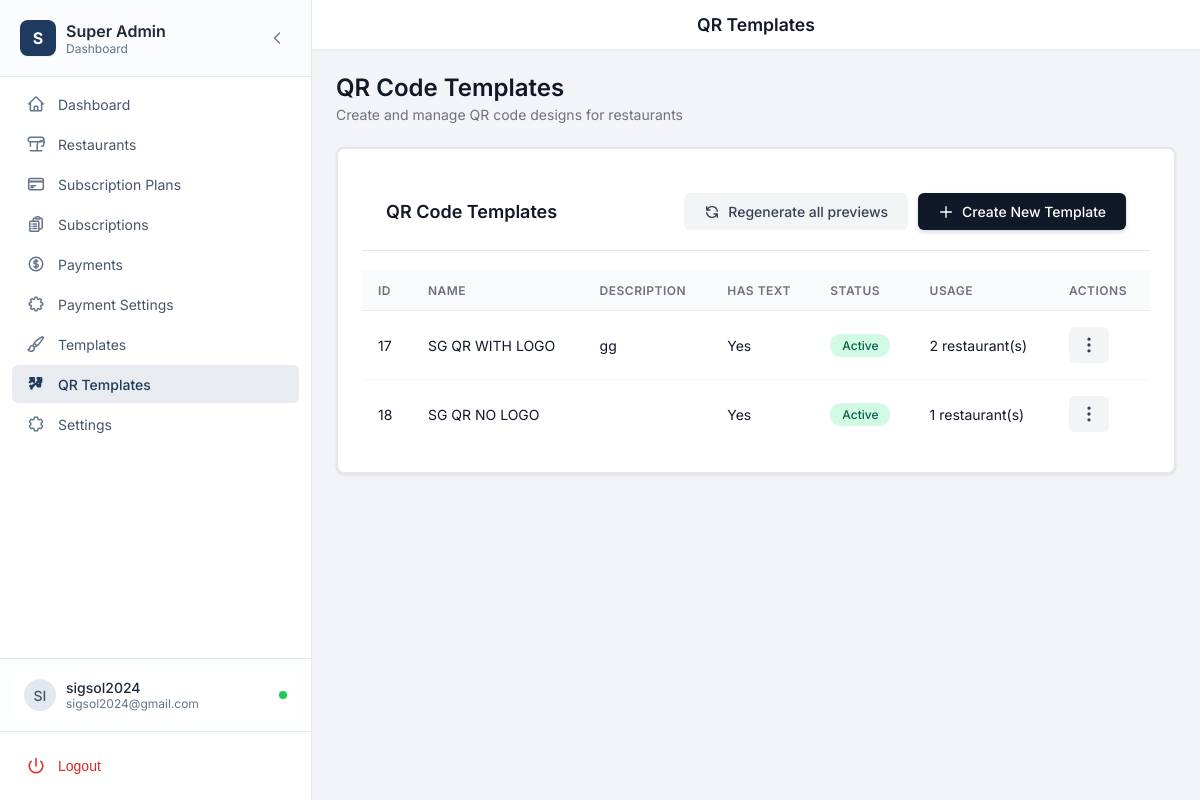
Page /admin/qr-templates.php (signed in) on the committed database.
### tables this page shows
CREATE TABLE `qr_templates` (
  `id` int(11) NOT NULL,
  `name` varchar(255) NOT NULL,
  `description` text DEFAULT NULL,
  `preview_image` varchar(255) DEFAULT NULL,
  `has_text` tinyint(1) DEFAULT 0,
  `config_json` longtext NOT NULL CHECK (json_valid(`config_json`)),
  `is_active` tinyint(1) DEFAULT 1,
  `created_at` timestamp NOT NULL DEFAULT current_timestamp(),
  `updated_at` timestamp NOT NULL DEFAULT current_timestamp() ON UPDATE current_timestamp()
);

### admin/qr-templates.php (the view, shortened to what this page needs)
<?php
$pdo = getDBConnection();
$stmt = $pdo->prepare("SELECT qt.*, COUNT(rqc.id) as usage_count FROM qr_templates qt LEFT JOIN restaurant_qr_codes rqc ON qt.id = rqc.qr_template_id GROUP BY qt.id ORDER BY qt.id");
$stmt->execute();
$templates = $stmt->fetchAll();
include __DIR__ . '/../includes/admin-layout.php';
?>
<div class="page-header">
    <h1 class="page-title">QR Code Templates</h1>
    <p class="page-subtitle">Create and manage QR code designs for restaurants</p>
</div>
<div class="card">
    <div class="card-header">
        <h2 class="card-title">QR Code Templates</h2>
        <div style="display: flex; gap: 10px; flex-wrap: wrap;">
            <form method="post" style="display: inline;" onsubmit="return confirm('Generate preview images for all templates? This updates existing previews and creates previews for templates that don\'t have one yet.');">
                <button type="submit" class="btn btn-secondary">
                    <svg xmlns="http://www.w3.org/2000/svg" fill="none" viewBox="0 0 24 24" stroke="currentColor"><path stroke-linecap="round" stroke-linejoin="round" stroke-width="2" d="M4 4v5h.582m15.356 2A8.001 8.001 0 004.582 9m0 0H9m11 11v-5h-.581m0 0a8.003 8.003 0 01-15.357-2m15.357 2H15" /></svg>
                    Regenerate all previews
                </button>
            </form>
            <button type="button" class="btn btn-primary" onclick="openCreateTemplateModal()">
                <svg xmlns="http://www.w3.org/2000/svg" fill="none" viewBox="0 0 24 24" stroke="currentColor">
                    <path stroke-linecap="round" stroke-linejoin="round" stroke-width="2" d="M12 4v16m8-8H4" />
                </svg>
                Create New Template
            </button>
        </div>
    </div>
    <div style="overflow-x: auto;">
        <table class="table">
            <thead>
                <tr>
                    <th>ID</th>
                    <th>Name</th>
                    <th>Description</th>
                    <th>Has Text</th>
                    <th>Status</th>
                    <th>Usage</th>
                    <th>Actions</th>
                </tr>
            </thead>
            <tbody>
                <?php if (empty($templates)): ?>
                    <tr>
                        <td colspan="7" style="text-align: center; color: var(--muted); padding: 20px;">No templates found</td>
                    </tr>
                <?php else: ?>
                    <?php foreach ($templates as $template): ?>
                        <tr>
                            <td><?php echo $template['id']; ?></td>
                            <td><?php echo htmlspecialchars($template['name']); ?></td>
                            <td><?php echo htmlspecialchars($template['description'] ?? ''); ?></td>
                            <td><?php echo $template['has_text'] ? 'Yes' : 'No'; ?></td>
                            <td>
                                <span style="display: inline-block; padding: 4px 12px; border-radius: 12px; font-size: 0.75rem; font-weight: 500; background: <?php echo $template['is_active'] ? '#d1fae5' : '#e5e7eb'; ?>; color: <?php echo $template['is_active'] ? '#065f46' : '#6b7280'; ?>;">
                                    <?php echo $template['is_active'] ? 'Active' : 'Inactive'; ?>
                                </span>
                            </td>
                            <td><?php echo $template['usage_count']; ?> restaurant(s)</td>
                            <td class="actions-cell">
                                <button class="actions-btn" type="button" title="Actions">
                                    <svg xmlns="http://www.w3.org/2000/svg" fill="none" viewBox="0 0 24 24" stroke="currentColor" width="20" height="20">
                                        <path stroke-linecap="round" stroke-linejoin="round" stroke-width="2" d="M12 5v.01M12 12v.01M12 19v.01M12 6a1 1 0 110-2 1 1 0 010 2zm0 7a1 1 0 110-2 1 1 0 010 2zm0 7a1 1 0 110-2 1 1 0 010 2z" />
                                    </svg>
                                </button>
                            </td>
                        </tr>
                    <?php endforeach; ?>
                <?php endif; ?>
            </tbody>
        </table>
    </div>
</div>
<?php include __DIR__ . '/../includes/admin-footer.php'; ?>

### includes/sidebar-admin.php (shortened to what this page needs)
<?php
$currentPage = basename($_SERVER['PHP_SELF']);
$currentPath = $_SERVER['REQUEST_URI'];
$userInfo = null;
if (isLoggedIn() && isSuperAdmin()) {
    $pdo = getDBConnection();
    if ($pdo) {
        $userId = getCurrentUserId();
        $stmt = $pdo->prepare("SELECT username, email FROM admins WHERE id = ?");
        $stmt->execute([$userId]);
        $userInfo = $stmt->fetch();
    }
}
$activeId = 'dashboard';
foreach ($navItems as $item) {
    if (strpos($currentPath, $item['href']) !== false) {
        $activeId = $item['id'];
        break;
    }
}
if ($currentPage === 'qr-templates.php') {
    $activeId = 'qr-templates';
}
$username = $_SESSION['username'] ?? 'Admin';
$userEmail = $userInfo['email'] ?? '';
$userInitials = strtoupper(substr($username, 0, 2));
?>
<aside class="sidebar-modern" id="sidebar">
    <div class="sidebar-header-modern">
        <div class="sidebar-logo-wrapper">
            <div class="sidebar-logo">
                <div class="logo-icon-modern">S</div>
                <div class="logo-text">
                    <span class="logo-title">Super Admin</span>
                    <span class="logo-subtitle">Dashboard</span>
                </div>
            </div>
        </div>
        <button
            onclick="toggleCollapse()"
            class="collapse-btn-modern"
            aria-label="Collapse sidebar"
        >
            <svg xmlns="http://www.w3.org/2000/svg" fill="none" viewBox="0 0 24 24" stroke-width="2" stroke="currentColor" class="collapse-icon">
                <path stroke-linecap="round" stroke-linejoin="round" d="M15.75 19.5L8.25 12l7.5-7.5" />
            </svg>
        </button>
    </div>
    <nav class="sidebar-nav">
        <ul class="nav-list">
            <?php foreach ($navItems as $item): ?>
                <?php $isActive = $activeId === $item['id']; ?>
                <li>
                    <a
                        href="<?php echo htmlspecialchars($item['href']); ?>"
                        class="nav-item <?php echo $isActive ? 'active' : ''; ?>"
                        title="<?php echo htmlspecialchars($item['name']); ?>"
                    >
                        <div class="nav-icon-wrapper">
                            <svg xmlns="http://www.w3.org/2000/svg" fill="none" viewBox="0 0 24 24" stroke-width="2" stroke="currentColor" class="nav-icon">
                                <path stroke-linecap="round" stroke-linejoin="round" d="<?php echo htmlspecialchars($item['icon']); ?>" />
                            </svg>
                        </div>
                        <span class="nav-text"><?php echo htmlspecialchars($item['name']); ?></span>
                    </a>
                </li>
            <?php endforeach; ?>
        </ul>
    </nav>
    <div class="sidebar-footer-modern">
        <div class="sidebar-profile">
            <?php if (!isset($_COOKIE['sidebar_collapsed']) || $_COOKIE['sidebar_collapsed'] !== 'true'): ?>
                <div class="profile-card">
                    <div class="profile-avatar"><?php echo htmlspecialchars($userInitials); ?></div>
                    <div class="profile-info">
                        <p class="profile-name"><?php echo htmlspecialchars($username); ?></p>
                        <p class="profile-role"><?php echo htmlspecialchars($userEmail ?: 'Administrator'); ?></p>
                    </div>
                    <div class="profile-status" title="Online"></div>
                </div>
            <?php endif; ?>
        </div>
        <div class="sidebar-logout">
            <form action="/admin/logout.php" method="post">
                <button type="submit" class="logout-btn" title="Logout">
                    <div class="nav-icon-wrapper" aria-hidden="true">
                        <svg xmlns="http://www.w3.org/2000/svg" fill="none" viewBox="0 0 24 24" stroke-width="2" stroke="currentColor" class="nav-icon logout-icon">
                            <path stroke-linecap="round" stroke-linejoin="round" d="M12 2v10m6.364-6.364a9 9 0 1 1-12.728 0" />
                        </svg>
                    </div>
                    <span class="nav-text">Logout</span>
                </button>
            </form>
        </div>
    </div>
</aside>

### assets/css/admin.css (style rules this page uses)
:root { --text-dark: #1F2937; --text-gray: #6B7280; --text-light: #9CA3AF; --bg-light: #F9FAFB; --border-light: #E5E7EB; --success-green: #059669; --success-bg: #D1FAE5; --error-red: #DC2626; --error-bg: #FEE2E2; --warning-bg: #F3F4F6; --warning-text: #4b5563; --chart-orange: #D97706; --chart-red: #B91C1C; --chart-brown: #92400E; --chart-yellow: #FDE68A; --chart-warm: #F59E0B; }
.btn { transition: all 0.2s ease; font-family: 'Inter', sans-serif; font-weight: 600; display: inline-flex; align-items: center; justify-content: center; gap: 8px; cursor: pointer; border: none; text-decoration: none; }
.btn-primary { background: var(--primary); color: white; box-shadow: 0 2px 4px rgba(30, 58, 95, 0.2); }
.btn-secondary { background: var(--bg-light); color: var(--text-dark); border: 2px solid var(--border-light); }
.btn svg { width: 18px; height: 18px; }
.card { background: white; border-radius: 16px; box-shadow: 0 1px 3px rgba(0, 0, 0, 0.1); border: 2px solid var(--border-light); padding: 24px; transition: all 0.3s; }
.card-header { display: flex; align-items: center; justify-content: space-between; margin-bottom: 20px; padding-bottom: 16px; border-bottom: 2px solid var(--border-light); }
.card-title { font-size: 20px; font-weight: 700; color: var(--text-dark); display: flex; align-items: center; gap: 12px; }
* { transition-property: color, background-color, border-color, transform, box-shadow; transition-duration: 0.2s; transition-timing-function: ease; }
.page-header { margin-bottom: 24px; }
.page-title { font-size: 1.5rem; font-weight: 600; color: var(--text-dark); margin: 0; }
.page-subtitle { color: var(--text-gray); font-size: 0.875rem; margin-top: 4px; }
.actions-cell { position: relative; }
.actions-btn { background: #f3f4f6; border: none; padding: 8px 10px; border-radius: 6px; cursor: pointer; font-size: 0.813rem; display: flex; align-items: center; justify-content: center; transition: background 0.2s; color: #374151; }

### admin/qr-templates.php (style rules this page uses)
.page-header { margin-bottom: 24px; }
.page-title { font-size: 1.5rem; font-weight: 600; color: var(--text); margin: 0; }
.card { background: #fff; border-radius: 8px; box-shadow: 0 1px 3px rgba(0, 0, 0, 0.1); margin-bottom: 24px; }
.card-header { padding: 20px 24px; border-bottom: 1px solid #e5e7eb; display: flex; justify-content: space-between; align-items: center; }
.card-title { font-size: 1.125rem; font-weight: 600; color: #111827; margin: 0; }
.btn { padding: 10px 20px; border-radius: 6px; font-weight: 500; font-size: 0.875rem; cursor: pointer; border: none; text-decoration: none; display: inline-flex; align-items: center; gap: 8px; transition: background 0.2s; }
.btn svg { width: 16px; height: 16px; flex-shrink: 0; }
.btn-primary { background: #111827; color: #fff; }
.btn-secondary { background: #f3f4f6; color: #374151; }
.table { width: 100%; border-collapse: collapse; }
.table th { background: #f9fafb; padding: 12px 16px; text-align: left; font-size: 0.75rem; font-weight: 600; color: #6b7280; text-transform: uppercase; letter-spacing: 0.5px; border-bottom: 1px solid #e5e7eb; }
.table td { padding: 16px; border-bottom: 1px solid #f3f4f6; vertical-align: middle; font-size: 0.875rem; }
.table tr:last-child td { border-bottom: none; }

### rows in the picture
qr_templates: id "17", name "SG QR WITH LOGO", description "gg", has_text "Yes", is_active "Active", usage_count "2"
qr_templates: id "18", name "SG QR NO LOGO", has_text "Yes", is_active "Active", usage_count "1"

### other values in the picture
$item['name'] "Dashboard"
$item['name'] "Restaurants"
$item['name'] "Subscription Plans"
$item['name'] "Subscriptions"
$item['name'] "Payments"
$item['name'] "Payment Settings"
$item['name'] "Templates"
$item['name'] "QR Templates"
$item['name'] "Settings"
$userInitials "SI"
$username "sigsol2024"
$userEmail ?: 'Administrator' "sigsol2024@gmail.com"
$pageTitle "QR Templates"
